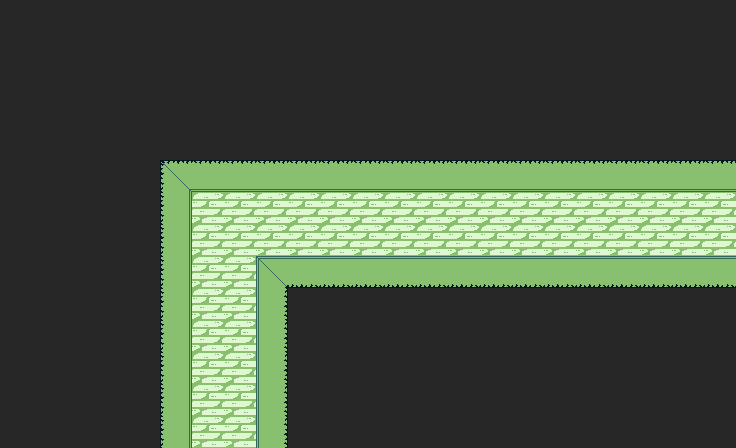

Below is a game level as drawn by its tile map, then a one-line description and the .tmx file that defines it, in full:
An orthogonal 23x14 tile map with 32x32 px tiles, 1 tile layer (Vrstva dlaždic 1).

<map version="1.8" tiledversion="1.8.4" orientation="orthogonal" renderorder="right-down" width="23" height="14" tilewidth="32" tileheight="32" infinite="0" nextlayerid="2" nextobjectid="1">
 <tileset firstgid="1" source="../Zdi.tsx" />
 <layer id="1" name="Vrstva dlaždic 1" width="23" height="14">
  <data encoding="csv">
18,18,18,18,18,18,18,18,18,18,18,18,18,18,18,18,18,18,18,18,18,18,18,
18,18,18,18,18,18,18,18,18,18,18,18,18,18,18,18,18,18,18,18,18,18,18,
18,18,18,18,18,18,18,18,18,18,18,18,18,18,18,18,18,18,18,18,18,18,18,
18,18,18,18,18,18,18,18,18,18,18,18,18,18,18,18,18,18,18,18,18,18,18,
18,18,18,18,18,18,18,18,18,18,18,18,18,18,18,18,18,18,18,18,18,18,18,
18,18,18,18,18,16,6,6,6,6,6,6,6,6,6,6,6,6,6,6,6,6,6,
18,18,18,18,18,15,5,5,5,5,5,5,5,5,5,5,5,5,5,5,5,5,5,
18,18,18,18,18,15,5,5,5,5,5,5,5,5,5,5,5,5,5,5,5,5,5,
18,18,18,18,18,15,5,5,11,12,12,12,12,12,12,12,12,12,12,12,12,12,12,
18,18,18,18,18,15,5,5,9,18,18,18,18,18,18,18,18,18,18,18,18,18,18,
18,18,18,18,18,15,5,5,9,18,18,18,18,18,18,18,18,18,18,18,18,18,18,
18,18,18,18,18,15,5,5,9,18,18,18,18,18,18,18,18,18,18,18,18,18,18,
18,18,18,18,18,15,5,5,9,18,18,18,18,18,18,18,18,18,18,18,18,18,18,
18,18,18,18,18,15,5,5,9,18,18,18,18,18,18,18,18,18,18,18,18,18,18
</data>
 </layer>
</map>
